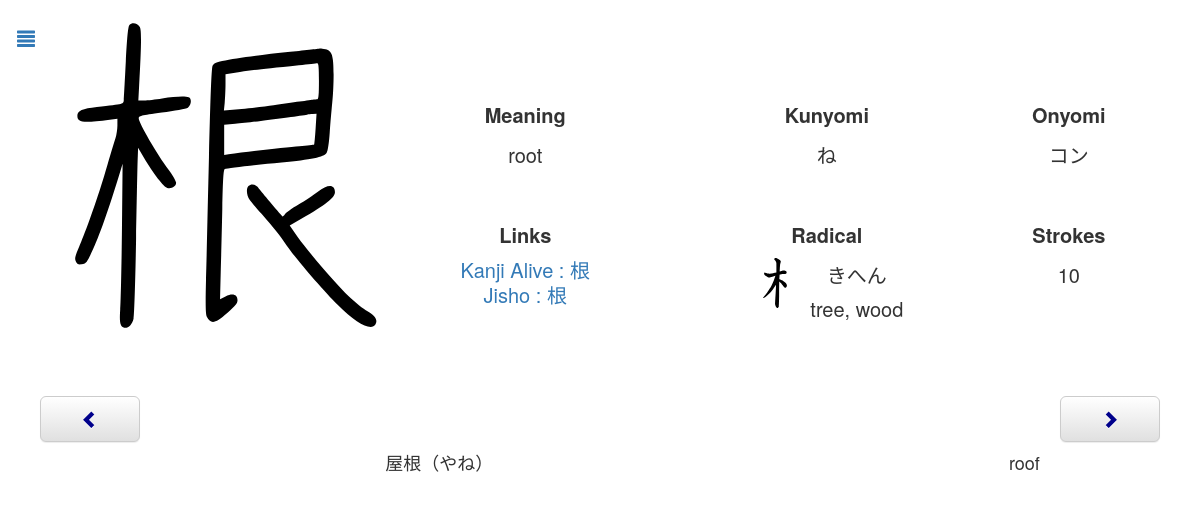
/review.php?id=751, run on the app's committed database.
### tables this page shows
CREATE TABLE `kanji` (
  `name` text NOT NULL,
  `chara` text NOT NULL,
  `meaning` text NOT NULL,
  `kunyomi` text NOT NULL,
  `onyomi` text NOT NULL,
  `linkKanjiAlive` text NOT NULL,
  `day` int(11) NOT NULL,
  `dateNext` timestamp NOT NULL DEFAULT current_timestamp() ON UPDATE current_timestamp(),
  `id` int(11) NOT NULL AUTO_INCREMENT,
  `radicalChar` text NOT NULL,
  `radicalName` text NOT NULL,
  `radicalHiragana` text NOT NULL,
  `radicalMeaning` text NOT NULL,
  `strokes` int(11) NOT NULL,
  `toTestKanji` tinyint(4) NOT NULL DEFAULT 0,
  `toTestMeaning` tinyint(4) NOT NULL DEFAULT 0,
  `testable` tinyint(4) NOT NULL DEFAULT 1,
  PRIMARY KEY (`id`)
);

CREATE TABLE `vocabulary` (
  `id` int(11) NOT NULL AUTO_INCREMENT,
  `chara` text NOT NULL,
  `meaning` text NOT NULL,
  `day` int(11) NOT NULL DEFAULT 1,
  `dateNext` timestamp NOT NULL DEFAULT current_timestamp() ON UPDATE current_timestamp(),
  `toTestKanji` tinyint(4) NOT NULL DEFAULT 0,
  `toTestMeaning` tinyint(4) NOT NULL DEFAULT 0,
  `testable` tinyint(4) NOT NULL DEFAULT 1,
  `word` tinyint(4) NOT NULL DEFAULT 1,
  PRIMARY KEY (`id`)
);

### Connection.php (called while the page is built, shortened)
<?php
class Connection{
    private static $bdd = null;
    private function __construct(){
        try{
            self::$bdd = new PDO('mysql:host=0.0.0.0;dbname=kanji', 'root', '');
        }
        catch(Exception $e){
            die('Erreur : '.$e->getMessage());
        }
    }
    public static function getBdd(){
        return self::$bdd;
    }
}
?>

### Kanji.php (called while the page is built, shortened)
<?php
class Kanji{
    private $id;
    private $name;
    private $character;
    private $meaning;
    private $kunyomi;
    private $onyomi;
    private $linkKanjiAlive;
    private $dateNext;
    private $radicalName;
    private $radicalHiragana;
    private $radicalMeaning;
    private $strokes;
    private $toTestKanji;
    private $toTestMeaning;
    public function __construct($id, $name, $character, $meaning, $kunyomi, $onyumi, $linkKanjiAlive, $day, $dateNext, $radicalChar, $radicalName, $radicalHiragana, $radicalMeaning, $strokes, $toTestKanji, $toTestMeaning, $testable){
        $this->id=$id;
        $this->name=$name;
        $this->character=$character;
        $this->meaning=$meaning;
        $this->kunyomi=$kunyomi;
        $this->onyomi=$onyumi;
        $this->linkKanjiAlive=$linkKanjiAlive;
        $this->dateNext = $dateNext;
        $this->radicalName=$radicalName;
        $this->radicalHiragana=$radicalHiragana;
        $this->radicalMeaning=$radicalMeaning;
        $this->strokes=$strokes;
        $this->toTestKanji=$toTestKanji;
        $this->toTestMeaning=$toTestMeaning;
    }
    public function calculTime(){
        $time = time();
        $second = strtotime($this->dateNext)-$time;
        if($second>0) {
            $jour = floor($second / (60 * 60 * 24));
            $heure = floor(($second - $jour * 24 * 60 * 60) / (60 * 60));
            $minute = floor(($second - $heure * 60 * 60 - $jour * 24 * 60 * 60) / (60));
            $second = floor($second - $minute * 60 - $heure * 60 * 60 - $jour * 24 * 60 * 60);
        }
        else {
            $jour = ceil($second / (60 * 60 * 24));
            $heure = ceil(($second - $jour * 24 * 60 * 60) / (60 * 60));
            $minute = ceil(($second - $heure * 60 * 60 - $jour * 24 * 60 * 60) / (60));
            $second = ceil($second - $minute * 60 - $heure * 60 * 60 - $jour * 24 * 60 * 60);
        }
    }
    public function setToTestKanji($test){
        $this->toTestKanji=$test;
    }
    public function setToTestMeaning($test){
        $this->toTestMeaning=$test;
    }
    public function getId(){
        return $this->id;
    }
    public function getName(){
        return $this->name;
    }
    public function getCharacter(){
        return $this->character;
    }
    public function getMeaning(){
        return $this->meaning;
    }
    public function getKun(){
        return $this->kunyomi;
    }
    public function getOn(){
        return $this->onyomi;
    }
    public function getLinkKanjiAlive(){
        return $this->linkKanjiAlive;
    }
    public function getDateNext(){
        return $this->dateNext;
    }
    public function getRadicalName(){
        return $this->radicalName;
    }
    public function getRadicalHiragana(){
        return $this->radicalHiragana;
    }
    public function getRadicalMeaning(){
        return $this->radicalMeaning;
    }
    public function getStrokes(){
        return $this->strokes;
    }
    public function getToTestKanji(){
        return $this->toTestKanji;
    }
    public function getToTestMeaning(){
        return $this->toTestMeaning;
    }
}
include_once("Connection.php");
function getAllKanji(){
    $req = Connection::getBdd()->query("SELECT * FROM Kanji ORDER BY dateNext");
    while($data = $req->fetch())
        $array[] = new Kanji($data['id'], $data['name'], $data['chara'], $data['meaning'], $data['kunyomi'], $data['onyomi'], $data['linkKanjiAlive'], $data['day'], $data['dateNext'], $data['radicalChar'], $data['radicalName'], $data['radicalHiragana'], $data['radicalMeaning'], $data['strokes'], $data['toTestKanji'], $data['toTestMeaning'], $data['testable']);
    if(isset($array)) return $array;
}
function getKanji($id){
     $req = Connection::getBdd()->query("SELECT * FROM Kanji WHERE id='".$id."'");
    while($data = $req->fetch())
        return new Kanji($data['id'], $data['name'], $data['chara'], $data['meaning'], $data['kunyomi'], $data['onyomi'], $data['linkKanjiAlive'], $data['day'], $data['dateNext'], $data['radicalChar'], $data['radicalName'], $data['radicalHiragana'], $data['radicalMeaning'], $data['strokes'], $data['toTestKanji'], $data['toTestMeaning'], $data['testable']);
}
function getNextKanjiId($id){
    $allKanji = getAllKanji();
    for($i=0;$i<count($allKanji);$i++){
        if($allKanji[$i]->getId() == $id)
            if($i == count($allKanji)-1)
                return $allKanji[0];
            else
                return $allKanji[$i+1];
    }
}
function getPreviousKanjiId($id){
    $allKanji = getAllKanji();
    for($i=0;$i<count($allKanji);$i++){
        if($allKanji[$i]->getId() == $id)
            if($i == 0)
                return $allKanji[count($allKanji)-1];
            else
                return $allKanji[$i-1];
    }
}
?>

### Word.php (called while the page is built, shortened)
<?php
class Word{
    private $id;
    private $character;
    private $meaning;
    private $dateNext;
    public function __construct($id, $character, $meaning, $day, $dateNext, $toTestKanji, $toTestMeaning, $testable, $word){
        $this->id=$id;
        $this->character=$character;
        $this->meaning=$meaning;
        $this->dateNext=$dateNext;
    }
    public function calculTime(){
        $time = time();
        $second = strtotime($this->dateNext)-$time;
        if($second>0) {
            $jour = floor($second / (60 * 60 * 24));
            $heure = floor(($second - $jour * 24 * 60 * 60) / (60 * 60));
            $minute = floor(($second - $heure * 60 * 60 - $jour * 24 * 60 * 60) / (60));
            $second = floor($second - $minute * 60 - $heure * 60 * 60 - $jour * 24 * 60 * 60);
        }
        else {
            $jour = ceil($second / (60 * 60 * 24));
            $heure = ceil(($second - $jour * 24 * 60 * 60) / (60 * 60));
            $minute = ceil(($second - $heure * 60 * 60 - $jour * 24 * 60 * 60) / (60));
            $second = ceil($second - $minute * 60 - $heure * 60 * 60 - $jour * 24 * 60 * 60);
        }
    }
    public function getId(){
        return $this->id;
    }
    public function getCharacter(){
        return $this->character;
    }
    public function getMeaning(){
        return $this->meaning;
    }
}
include_once("Connection.php");
function getAllWordsW(){
    $req = Connection::getBdd()->query("SELECT * FROM Vocabulary WHERE word=1 ORDER BY dateNext");
    while($data = $req->fetch())
        $array[] = new Word($data['id'], $data['chara'], $data['meaning'], $data['day'], $data['dateNext'], $data['toTestKanji'], $data['toTestMeaning'], $data['testable'], $data['word']);
    if(isset($array)) return $array;
}
?>

### review.php (the view, shortened to what this page needs)
<?php
    include_once("Kanji.php");
    include_once("Word.php");
    if(isset($_GET["id"])){
       $kanji = getKanji($_GET["id"]);
        $nextKanjiId = getNextKanjiId($_GET["id"]);
        $previousKanjiId = getPreviousKanjiId($_GET["id"]);
    }
    else {
        $kanji = getReviewKanji();
        if (!isset($kanji))
            header('Location: index.php');
    }
    $allWords = getAllWordsW();
?>
<body>
    <div id="page" class="page">
        <button onclick="document.location.href='index.php'" class="btn btn-link btn-lg menu"><span class="glyphicon glyphicon-align-justify"></span></button>
        <div>
            <div class="imageSVGTd">
                <img class="imageSVG" src="<?php echo "images/".$kanji->getName().".svg" ?>">
            </div>
            <div class="descriptionTable">
                <table>
                    <tr>
                        <td class="reviewKanji"><span class="description">Meaning</span><br><?php echo $kanji->getMeaning() ?></td>
                        <td class="reviewKanji"><span class="description">Kunyomi</span><br><?php echo $kanji->getKun() ?></td>
                        <td class="reviewKanji"><span class="description">Onyomi</span><br><?php echo $kanji->getOn() ?></td>
                    </tr>
                    <tr>
                        <td class="reviewKanji2"><span class="description">Links</span>
                            <div class="links"><br><?php echo "<a target='_blank' href=".$kanji->getLinkKanjiAlive().">Kanji Alive : ".$kanji->getCharacter()."</a>" ?>
                        </div><?php echo "<a target='_blank' href='http://jisho.org/search/".$kanji->getCharacter()." %23kanji'>Jisho : ".$kanji->getCharacter()."</a>" ?></td>
                        <td class="reviewKanji2"><span class="description">Radical</span><br>
                            <div class="radical">
                            <img class="radicalImage" src="<?php echo "radical/".$kanji->getRadicalName().".svg" ?>">
                                <?php echo $kanji->getRadicalHiragana() ?><br>
                                <?php echo $kanji->getRadicalMeaning() ?>
                            </div>
                        </td>
                        <td class="reviewKanji2"><span class="description">Strokes</span><br><?php echo $kanji->getStrokes() ?></td>
                    </tr>
                </table>
            </div>
        </div>
        <div class="boutons">
            <button id="boutonChevronLeft" <?php echo "onclick=document.location.href='review.php?id=".$previousKanjiId->getId()."'" ?>  onmouseout="changeColorGlyphiconChevronLeft()" onmouseover="changeColorGlyphiconChevronLeft()" type="button" class="boutonLater btn btn-lg btn-default" aria-label="Left Align">
                <span id="glyphiconBoutonLater" class="glyphicon glyphicon-chevron-left glyphiconChevron" aria-hidden="true"></span>
            </button>
            <button id="boutonChevronRight" <?php echo "onclick=document.location.href='review.php?id=".$nextKanjiId->getId()."'" ?> onmouseout="changeColorGlyphiconChevronRight()" onmouseover="changeColorGlyphiconChevronRight()" type="button" class="boutonOk btn btn-default btn-lg" aria-label="Left Align">
                <span id="glyphiconBoutonOk" class="glyphicon glyphicon-chevron-right glyphiconChevron" aria-hidden="true"></span>
            </button>
        </div>
        <table class="table">
<?php
    if(isset($allWords)){
        foreach ($allWords as $word){
            if (strpos($word->getCharacter(), $kanji->getCharacter()) !== false) {?>
            <tr <?php echo "onclick=document.location.href='vocabularyReview.php?id=".$word->getId()."&word=1'" ?> class="listKanji">
                <td><?php echo $word->getCharacter() ?></td>
                <td><?php echo $word->getMeaning() ?></td>
            </tr>
        <?php
            }
        }
    }?>
    </table>
    </div>
</body>
</html>

### css/style.css (style rules this page uses)
body { --color-background: white; --font-color: rgb(51, 51, 51); background-color: var(--color-background) !important; }
.page { padding-top: 15px; text-align: center; margin-right: auto; margin-left: auto; color: var(--font-color); }
@media (min-width: 768px) { .page { width: 750px; } }
@media (min-width: 992px) { .page { width: 970px; } }
@media (min-width: 1200px) { .page { width: 1170px; } }
.table > tbody > tr:first-child > td { font-size: 18px; border: none; color: var(--font-color); background-color: var(--color-background) !important; }
.table > tbody > tr > td { color: rgb(51, 51, 51); }
td { vertical-align: top; text-align: center; }
table { margin-top: 30px; width: 100%; }
.page > table { margin-bottom: 0px; }
.menu { position: absolute; left: 0px; }
.descriptionTable { width: 100%; display: inline-block; }
@media (min-width: 992px) { .descriptionTable { width: 65%; } }
.descriptionTable > table { width: 100%; margin-top: 0px; }
.imageSVGTd { text-align: left; display: inline-block; width: auto; vertical-align: top; }
.imageSVG { padding-top: 0; height: 200px; }
@media (min-width: 764px) { .imageSVG { height: auto; } }
.reviewKanji { padding-top: 0px; line-height: 30px; font-size: 17px; }
@media (min-width: 992px) { .reviewKanji { padding-top: 80px; font-size: 20px; line-height: 40px; } }
.reviewKanji2 { padding-top: 40px; line-height: 30px; font-size: 17px; }
@media (min-width: 992px) { .reviewKanji2 { font-size: 20px; line-height: 40px; } }
.description { vertical-align: top; font-weight: bold; }
.radicalImage { height: 50px; width: 50px; margin-right: 10px; }
.radical { display: flex; padding-top: 3px; line-height: 1.7; justify-content: center; }
.links { line-height: 10px; }
.boutons { display: block; margin-top: 50px; }
.boutonOk { float: right; width: 100px; margin-right: 25px; }
.boutonLater { float: left; width: 100px; margin-left: 25px; }
.glyphiconChevron { color: darkblue; }
.listKanji { cursor: pointer; }
@media (min-width: 992px) { .listKanji { font-size: 20px; } }

### data on the page
kanji: name (picture), meaning "root", kunyomi "ね", onyomi "コン", chara "根", radicalName (picture), radicalHiragana "きへん", radicalMeaning "tree, wood", strokes "10"
vocabulary: chara "屋根（やね）", meaning "roof"
